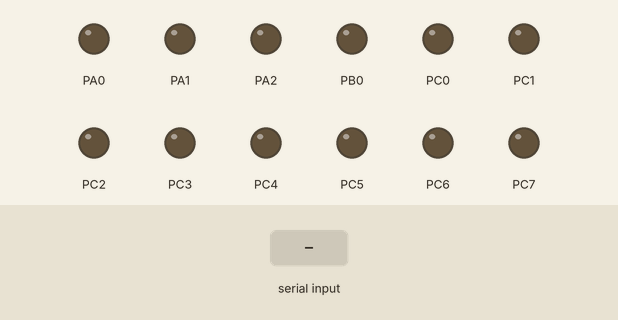
Recording of a program running on a simulated ATmega128, built with avr-gcc and emulated at 16 MHz. On the bench: output pins drawn as LEDs (lit = HIGH). The test bench sets the inputs (shaded band).

Above: at 1.2 s.
1.3 s: "90,45\n" received over Serial
At 2.5 s:
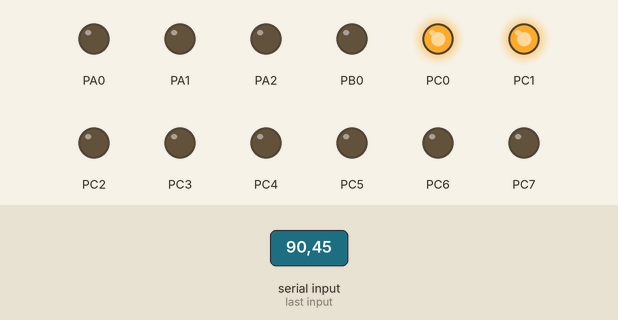
2.8 s: "30,150\n" received over Serial
At 2.95 s:
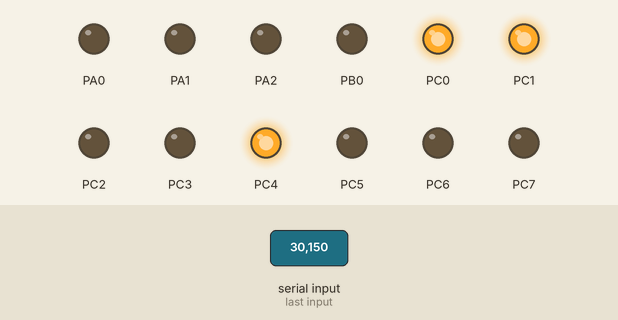
At 53.9 s:
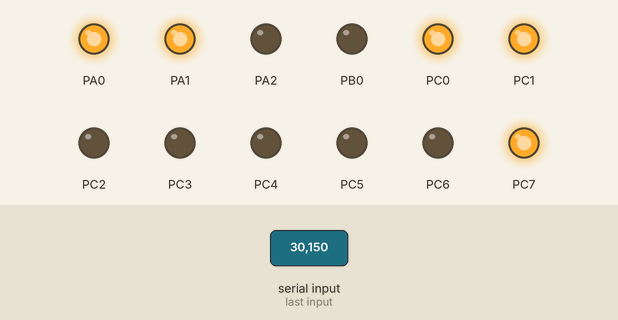
Timing chart, 0 to 54.9 s (numbered marks = the images above; inputs shaded):
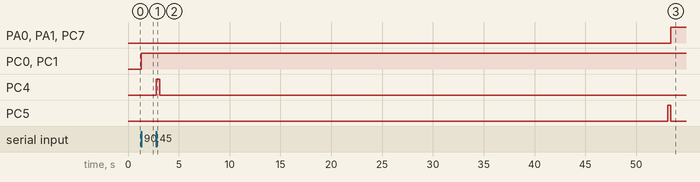

Measured:
- after the input at 1.3 s, PC0, PC1: LOW → HIGH at once
- after the input at 2.8 s, PA0, PA1, PC7: LOW → HIGH after 50.6 s; PC4: LOW → HIGH at once, → LOW 0.30 s later; PC5: LOW → HIGH after 50.3 s, → LOW 0.30 s later

The program:

main.c
```c
/*
 * GccApplication1.c
 *
 * Created: 2021-09-04 오후 8:11:47
 * Author : KyPattern
 */

#include <avr/io.h>
#include <util/delay.h>

#define F_CPU 16000000UL

#define CIRCULAR_MOTOR_GO 0x83
#define CIRCULAR_MOTOR_BACK 0x43
#define MOTOR_STOP 0x03
#define GATE_MOTOR_GO 0x13
#define GATE_MOTOR_BACK 0x23

char rx_flag = 1; //수신 체크를 위한 플래그

int is_on_led1 = 0; //LED1의 켜짐 여부 플래그
int is_on_led2 = 0; //LED2의 켜짐 여부 플래그

void USART1_init(unsigned int UBRR1){
	UBRR1H = (unsigned char)(UBRR1 >> 8);
	UBRR1L = (unsigned char)UBRR1;
	UCSR1B = (1 << RXEN1);
} //기본설정

char RX1_CH(void){
	while(!(UCSR1A & (1 << RXC1))); //수신이 완료될 때까지 대기
	rx_flag = 1;
	return UDR1; //수신된 문자 반환
}

int main(void)
{

	char rx_buf; //수신 데이터를 담을 변수
	int remDevice; //동작시킬 기기를 구분할 변수
	USART1_init(103);

	DDRA = 0x07;
	DDRB = 0x01;
	DDRC = 0xFF;

    /* Replace with your application code */
    while (1)
    {
		rx_buf = RX1_CH();
		remDevice = (int)rx_buf - '0';

		if(rx_flag){ //수신되면
			rx_flag = 0; //플래그 초기화

			if(remDevice < 5){
				doSomethingOn(remDevice);
			} else if(remDevice >= 5){
				doSomethingOff(remDevice);
			}

		}

    }
}

void doSomethingOn(int deviceNum){
	if(deviceNum == 1){
		if(is_on_led2 == 0){ //LED2가 꺼진 상태이면
			PORTA = 0x01; //LED1만 킴
			is_on_led1 = 1; //플래그 활성화
		} else{				//LED2가 켜진 상태이면
			PORTA = 0x03;	//둘 다 킴
			is_on_led1 = 1; //플래그 활성화
		}

	} else if(deviceNum == 2){
		if(is_on_led1 == 0){
			PORTA = 0x02;
			is_on_led2 = 1;
		} else{
			PORTA = 0x03;
			is_on_led2 = 1;
		}

	} else if(deviceNum == 3){
		PORTC = GATE_MOTOR_GO;
		_delay_ms(300);
		PORTC = MOTOR_STOP;
		_delay_ms(50000);
		PORTC = GATE_MOTOR_BACK;
		_delay_ms(300);
		PORTC = MOTOR_STOP;
	} else if(deviceNum == 4){
		PORTC = CIRCULAR_MOTOR_GO;
	} else if(deviceNum == 0){
		PORTA = 0x03;
		is_on_led1 = 1;
		is_on_led2 = 1;
		PORTC = CIRCULAR_MOTOR_GO;
	}
}

void doSomethingOff(int deviceNum){
	if(deviceNum == 6){
		if(is_on_led2 == 1){
			PORTA = 0x02;
			is_on_led1 = 0;
		} else{
			PORTA = 0x00;
			is_on_led1 = 0;
		}
		} else if(deviceNum == 7){
			if(is_on_led1 == 1){
				PORTA = 0x01;
				is_on_led2 = 0;
			} else{
				PORTA = 0x00;
				is_on_led2 = 0;
			}
		PORTA = 0x00;
	} else if(deviceNum == 8){
		PORTC = MOTOR_STOP;
	} else if(deviceNum == 9){
		PORTC = MOTOR_STOP;
	} else if(deviceNum == 5){
		PORTA = 0x00;
		is_on_led1 = 0;
		is_on_led2 = 0;
		PORTC = MOTOR_STOP;
	}
}
```
